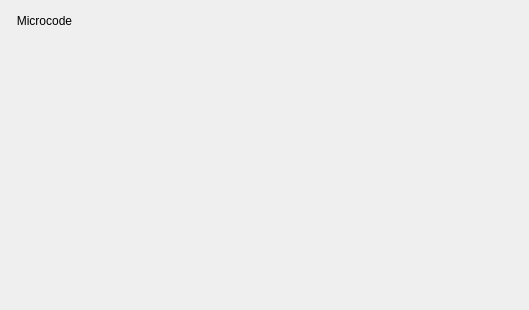
<?xml version="1.0" encoding="UTF-8"?>
<ui version="4.0">
 <class>MicrocodePane</class>
 <widget class="QWidget" name="MicrocodePane">
  <property name="geometry">
   <rect>
    <x>0</x>
    <y>0</y>
    <width>529</width>
    <height>310</height>
   </rect>
  </property>
  <property name="windowTitle">
   <string>Form</string>
  </property>
  <widget class="QLabel" name="label">
   <property name="geometry">
    <rect>
     <x>12</x>
     <y>12</y>
     <width>65</width>
     <height>17</height>
    </rect>
   </property>
   <property name="palette">
    <palette>
     <active>
      <colorrole role="Base">
       <brush brushstyle="SolidPattern">
        <color alpha="255">
         <red>255</red>
         <green>255</green>
         <blue>255</blue>
        </color>
       </brush>
      </colorrole>
      <colorrole role="Window">
       <brush brushstyle="SolidPattern">
        <color alpha="255">
         <red>104</red>
         <green>173</green>
         <blue>245</blue>
        </color>
       </brush>
      </colorrole>
     </active>
     <inactive>
      <colorrole role="Base">
       <brush brushstyle="SolidPattern">
        <color alpha="255">
         <red>255</red>
         <green>255</green>
         <blue>255</blue>
        </color>
       </brush>
      </colorrole>
      <colorrole role="Window">
       <brush brushstyle="SolidPattern">
        <color alpha="255">
         <red>104</red>
         <green>173</green>
         <blue>245</blue>
        </color>
       </brush>
      </colorrole>
     </inactive>
     <disabled>
      <colorrole role="Base">
       <brush brushstyle="SolidPattern">
        <color alpha="255">
         <red>104</red>
         <green>173</green>
         <blue>245</blue>
        </color>
       </brush>
      </colorrole>
      <colorrole role="Window">
       <brush brushstyle="SolidPattern">
        <color alpha="255">
         <red>104</red>
         <green>173</green>
         <blue>245</blue>
        </color>
       </brush>
      </colorrole>
     </disabled>
    </palette>
   </property>
   <property name="text">
    <string>Microcode</string>
   </property>
   <property name="alignment">
    <set>Qt::AlignCenter</set>
   </property>
  </widget>
 </widget>
 <resources/>
 <connections/>
</ui>
